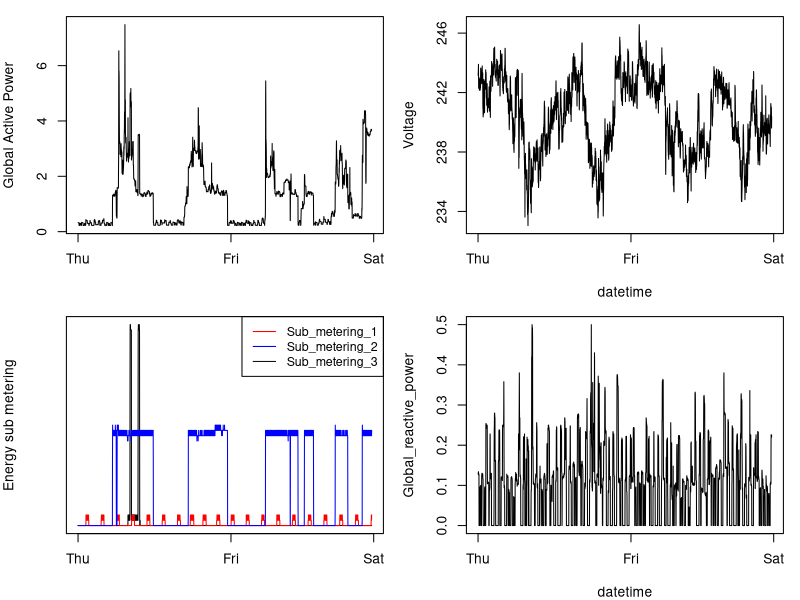

Write the R code that produced this figure.
## -----------------------------------------------------------------------------------------------------------------------------------------------------------------
library(readr)

## -----------------------------------------------------------------------------------------------------------------------------------------------------------------
df <- read_csv("./data/hhpc-070201-070202.csv")

## -----------------------------------------------------------------------------------------------------------------------------------------------------------------
par(mfrow=c(2,2), mar = c(4, 4, 1, 1))
plot(df$Global_active_power, type="l", xlab="",axes=FALSE, ylab="Global Active Power")
axis(2,at=c(0,2,4,6))
axis(1, at = c(0,1500,2900),labels = c("Thu","Fri","Sat"))
box(lty = 1, col = 'black')

plot(df$Voltage, type='l', axes=FALSE, ylab="Voltage", xlab="datetime")
axis(2, at = c(234,238,242,246))
axis(1, at = c(0,1500,2900),labels = c("Thu","Fri","Sat"))
box(lty = 1, col = 'black')

plot(df$Sub_metering_1, type="l", ylab="Energy sub metering", xlab="",axes=FALSE)
lines(df$Sub_metering_2, type="l", col="red")
lines(df$Sub_metering_3, type="l", col="blue")
axis(1, at = c(0,1500,2900),labels = c("Thu","Fri","Sat"))
legend("topright", legend=c("Sub_metering_1", "Sub_metering_2","Sub_metering_3"),
       col=c("red", "blue", "black"), lty=1, cex=0.9)
box(lty = 1, col = 'black')

plot(df$Global_reactive_power, type="l", axes=FALSE, ylab="Global_reactive_power", xlab="datetime")
axis(1, at = c(0,1500,2900),labels = c("Thu","Fri","Sat"))
axis(2, at = c(0,.1,.2,.3,.4,.5))
box(lty = 1, col = 'black')
dev.copy(png,"plot4.png")
dev.off()

